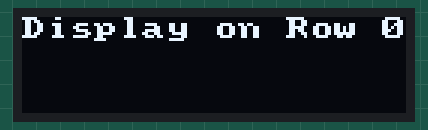
This sketch was run on a simulated Arduino Uno, built with avr-gcc and run on an emulated ATmega328P. Parts: 128×32 one-colour display.

Above: at 0.2 s.
At 1.2 s:
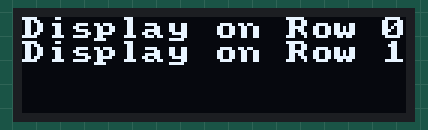
At 2.3 s:
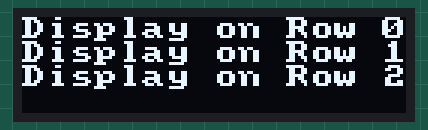
At 3.4 s:
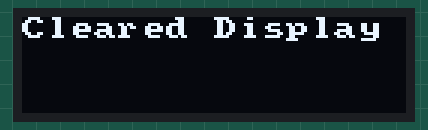

The sketch:

TutorialDisplay2C.ino
```cpp
void setup() {
  // put your setup code here, to run once:
setupDisplay();

}

void loop() {
  // put your main code here, to run repeatedly:
    writeDisplay("Display on Row 0", 0, true);
    delay(1000);
    writeDisplay("Display on Row 1", 1, false);
    delay(1000);
    writeDisplay("Display on Row 2", 2, false);
    delay(1000);
    writeDisplay("Cleared Display", 0, true);
    delay(1000);

}
```

Display.ino
```cpp
// OLED Library includes
#include "U8x8lib.h" // include the fast graphics library
#include "Wire.h"    // include the I2C library

/*
 * Instantiate the display object “oled” and reset it using the
 * predefined argument “U8X8_PIN_NONE”
 * NOTE: if you have trouble with this constructor call, your OS
 * might require that you specify the I2C pins (22 and 23) as
 * arguments. If that is the case, you would change the call to this:
 * U8X8_SSD1306_128X32_UNIVISION_HW_I2C oled(U8X8_PIN_NONE, 22, 23);
 */
U8X8_SSD1306_128X32_UNIVISION_HW_I2C oled(U8X8_PIN_NONE);

// Clear the display no more than once per second
const int MAX_REFRESH = 1000;
unsigned long lastClear = 0;
void setupDisplay() {
    oled.begin(); // Initializes u8x8 object
    oled.setPowerSave(0); // Makes sure OLED doesn't go to sleep
    oled.setFont(u8x8_font_amstrad_cpc_extended_r); // Set the font
    oled.setCursor(0, 0); //Sets the cursor at the top left corner
}

void writeDisplay(const char * message, int row, bool erase) {
    unsigned long now = millis();
    //if erase is true and it's been longer than MAX_REFRESH (1s)
    if(erase && (millis() - lastClear >= MAX_REFRESH)) {
        oled.clearDisplay();
        lastClear = now;
    }
    oled.setCursor(0, row);
    oled.print(message);
}


/*
 * A function to write a CSV message on multiple lines on the OLED.
 * The “commaCount” argument says how many commas are in the String.
 * NOTE: The OLED can only display 4 lines (a maximum of 3 commas).
 */
 void writeDisplayCSV(String message, int commaCount) {
     int startIndex = 0;
     for(int i=0; i<=commaCount; i++) {
          // find the index of the comma and store it in startIndex
          int index = message.indexOf(',', startIndex);

          // take everything in the string up until the comma
          String subMessage = message.substring(startIndex, index);

          startIndex = index + 1; // skip over the comma

          // Write the substring onto the OLED!
          writeDisplay(subMessage.c_str(), i, false);
     }
}
```

Measured:
- by itself, everything shown: repeats every 4.4 s, in 8 steps
- what the display in image 0 shows lasts 1.0 s, from 0.1 s to 1.1 s
